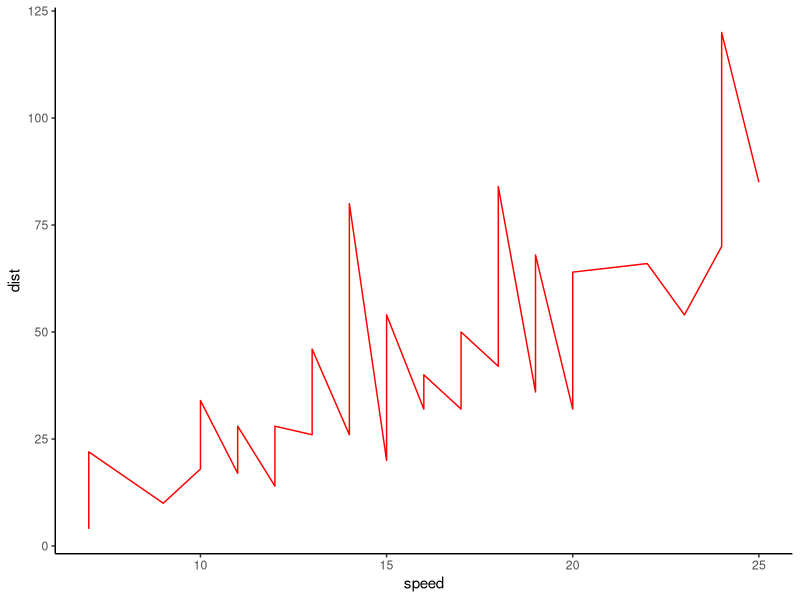

Write R code to recreate this figure.
## ---- chunk 1
library(ggplot2)
library(dplyr, warn.conflicts = FALSE)

cars %>%
  filter(speed > 4) %>%
  ggplot() +
  geom_line(aes(x = speed, y = dist), color = 'red') +
  theme_classic()
